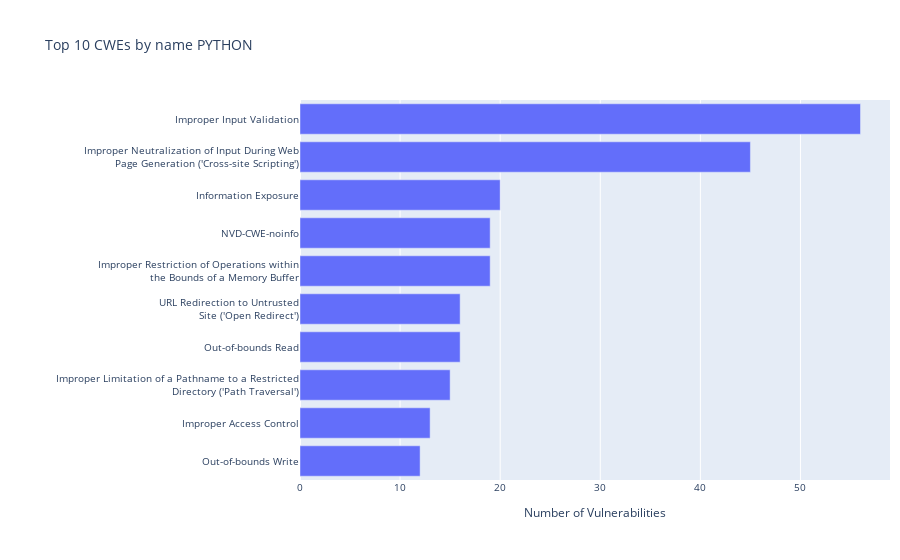

Notebook code cell kept with this figure:
### Markdown cell above
## 3.2.Top 10 CWEs by name Python

### Code cell
top10_cwe['Name']=top10_cwe['cwe'].map(util.get_name_by_cwe).map(util.wrap)

x = top10_cwe.groupby('Name')['c'].mean().sort_values().head(10)

fig = go.Figure()
fig.add_bar(x=x.values, y=x.index.values, orientation='h')

fig.update_layout(title='Top 10 CWEs by name PYTHON',
                  xaxis = dict(title='Number of Vulnerabilities'),
                  margin = dict(l = 300, r=10),
                  font=dict(size=10))

### Figure 1 — Plotly figure (JSON) as saved in the notebook; plotly's stock layout.template omitted (floating-point values rounded to 4 significant figures)
{"data": [{"orientation": "h", "type": "bar", "x": [12, 13, 15, 16, 16, 19, 19, 20, 45, 56], "y": ["Out-of-bounds Write", "Improper Access Control", "Improper Limitation of a Pathname to a Restricted<br>Directory ('Path Traversal')", "Out-of-bounds Read", "URL Redirection to Untrusted<br>Site ('Open Redirect')", "Improper Restriction of Operations within<br>the Bounds of a Memory Buffer", "NVD-CWE-noinfo", "Information Exposure", "Improper Neutralization of Input During Web<br>Page Generation ('Cross-site Scripting')", "Improper Input Validation"]}], "layout": {"autosize": true, "font": {"size": 10}, "margin": {"l": 300, "r": 10}, "title": {"text": "Top 10 CWEs by name PYTHON"}, "xaxis": {"autorange": true, "range": [0, 58.95], "title": {"text": "Number of Vulnerabilities"}, "type": "linear"}, "yaxis": {"autorange": true, "range": [-0.5, 9.5], "type": "category"}}}
